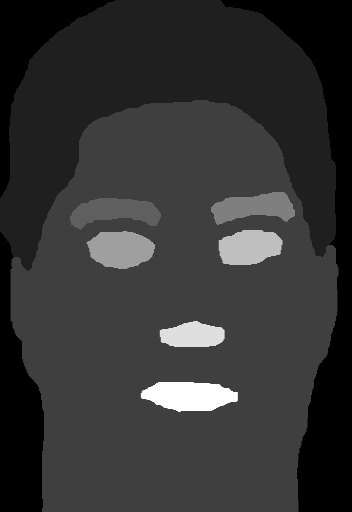
#> input picture Datasets/data_face_simple/Labels/13.png, 352 x 512 px; its folder holds 3 pictures in this run
$ python Knowledges_create.py
#> lines starting #> are read from the running program, lines starting #| are printed output that depends on the picture; after the words box and inside, x2 and y2 are one past the last pixel; in counts of white or black regions, pixels touching at a corner belong together
import os
import cv2
import numpy as np
import math
from matplotlib import pyplot as plt
from skimage.measure import regionprops, label
from scipy.ndimage.morphology import distance_transform_edt, distance_transform_cdt, distance_transform_bf

"""
Distance
"""

def distances_knowledge(RGB_dir, SEG_dir, nb_classes, save_file_path, delimiter=","):
#> called with RGB_dir = './Datasets/data_face_simple/RGB', SEG_dir = './Datasets/data_face_simple/Labels', nb_classes = 9, save_file_path = 'face_elements_distances.csv', delimiter = ','
    list_images = os.listdir(RGB_dir)

    adjacence = np.zeros((nb_classes, nb_classes))

    for image_name in list_images:

        image_path = os.path.join(y_test_dir, image_name)
        image = cv2.imread(image_path)
#> image is the input picture: shape (512, 352, 3); min 0, max 8, mean 1.63
        image = cv2.cvtColor(image, cv2.COLOR_BGR2GRAY)
#> image: shape (512, 352)

        temp = define_elements_distances(image)

        for i in range(0, nb_classes):
            for j in range(0, nb_classes):
                if i != j:
                    adjacence[i][j] += temp[i][j]

    for i in range(0, nb_classes):
        for j in range(0, nb_classes):
            if i != j:
                    adjacence[i][j] = adjacence[i][j] / len(list_images)

    np.savetxt(save_file_path, adjacence, delimiter=delimiter)

def define_elements_distances(image):

    x, y = image.shape
#> x = 512; y = 352

    # Nombre de pixel appartennant à une classe
    size = {}

    # Somme des coordonées de pixels (x, y) de chaque classe
    x_dict = {}
    y_dict = {}

    # On navigue sur l'ensemble des pixels de l'image, et on renseigne les informations de tailles et de coordonées
    for i in range(0, x):
        for j in range(0, y):
            value = image[i][j]
            if value in size:
                size[value] += 1
                x_dict[value] += i
                y_dict[value] += j
            else:
                size[value] = 1
                x_dict[value] = i
                y_dict[value] = j
#> after the loop, size = 9 items; x_dict = 9 items; y_dict = 9 items

    # Pour chaque classe, on obtient le barycentre moyen
    for key in size.keys():
        nb_elements = size[key]
        x_dict[key] = x_dict[key] / nb_elements
        y_dict[key] = y_dict[key] / nb_elements
#> this loop made 9 passes
#> nb_elements on passes 1, 2, 3, 4, 6, 8, 9: 31104, 42189, 96014, 1797, 1767, 1302, 2149
#> (key, nb_elements) on passes 5, 7: (3, 1929), (5, 1973)

    nb_classes = len(size.keys())
#> nb_classes = 9
    adjacence = np.zeros((nb_classes, nb_classes))

    for i in range(0, nb_classes):
        for j in range(0, nb_classes):
            if i != j:
                adjacence[i][j] = get_distances_face_elements_metrics(x_dict[i], x_dict[j], y_dict[i], y_dict[j])

    return adjacence

def get_distances_face_elements_metrics(x1, x2, y1, y2):
    val = math.pow(x1-x2, 2) + math.pow(y1-y2, 2)
    distance = math.sqrt(val)
    return distance

"""
Transform distance
"""

def transform_distances_knowledge(RGB_dir, SEG_dir, nb_classes, save_file_path, delimiter=","):
#> called with RGB_dir = './Datasets/data_face_simple/RGB', SEG_dir = './Datasets/data_face_simple/Labels', nb_classes = 9, save_file_path = 'face_elements_transform_distances.csv', delimiter = ','
    list_images = os.listdir(RGB_dir)

    adjacence = np.zeros((nb_classes, nb_classes))

    for image_name in list_images:

        image_path = os.path.join(y_test_dir, image_name)
        image = cv2.imread(image_path)
        image = cv2.cvtColor(image, cv2.COLOR_BGR2GRAY)

        labelled = label(image, neighbors=8)
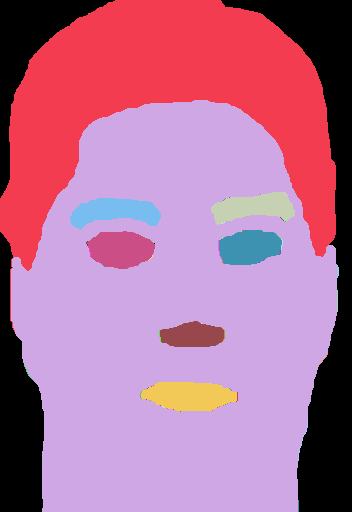
#> labelled: shape (512, 352) int64; 115 distinct labels, from 0 to 114; one colour per label, 0 black

        temp = define_elements_transform_distances(image, labelled, nb_classes)

        for i in range(0, nb_classes):
            for j in range(0, nb_classes):
                if i != j:
                    adjacence[i][j] += temp[i][j]

    for i in range(0, nb_classes):
        for j in range(0, nb_classes):
            if i != j:
                    adjacence[i][j] = adjacence[i][j] / len(list_images)

    np.savetxt(save_file_path, adjacence, delimiter=delimiter)

def define_elements_transform_distances(image, labelled, nb_classes):

#> called with nb_classes = 9
    regions = regionprops(labelled, image)
#> regions = 114 regions; largest, box (x1, y1, x2, y2) and area: (11, 100, 338, 512) 96014, (0, 0, 336, 332) 42069, (141, 382, 237, 412) 2149, (87, 231, 155, 269) 1931, (70, 198, 161, 230) 1827

    image_2 = erase_artefacts_region(image, regions)

    Am = np.zeros((nb_classes, nb_classes))

    for i in range(1, nb_classes + 1):

        mask = np.where(image_2 == i, 0, 1)
        dist = distance_transform_edt(mask)

        for j in range(1, nb_classes + 1):

            if j != i and Am[i-1][j-1] == 0 and Am[j-1][i-1] == 0:

                second_mask = np.where(image_2 == j, 1, 0)
                res = second_mask * dist

                Am[i-1][j-1] = Am[j-1][i-1] = np.min(res[np.nonzero(res)])

    return Am

def erase_artefacts_region(image_label, regions):

    x,y = image_label.shape
#> x = 512; y = 352

    mapping = {}

    for region in regions:
        #coord = region.coords[0]
        #value = image_label[coord[0], coord[1]]

        value = region.min_intensity

        if value in mapping.keys():
            if mapping[value].area < region.area:
                mapping[value] = region
        else:
            mapping[value] = region
#> this loop made 114 passes
#> value on passes 1 to 12: 1, 2, 4, 3, 3, 3, 3, 3, 3, 3, 3, 3
#> after the loop, mapping = 8 items


    temp = np.zeros((x, y), np.uint8)

    for i in range(0, x):
        for j in range(0, y):
            if image_label[i][j] == 0:
                temp[i][j] = 1
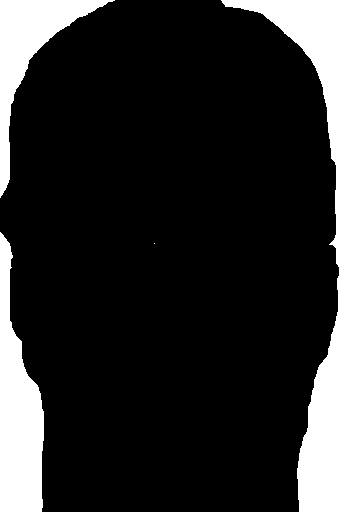
#> temp: shape (512, 352); values 0 (black) and 1 (white), 17.3% white; 4 white regions (1 under 20 px), largest, box (x1, y1, x2, y2) and area: (221, 0, 352, 512) 17744, (0, 232, 44, 512) 7667, (0, 0, 115, 198) 5692

    for key in mapping.keys():
        for coords in mapping[key].coords:
            x = coords[0]
            y = coords[1]

            temp[x][y] = key + 1
#> this loop made 8 passes
#> key on passes 3, 5: 4, 6
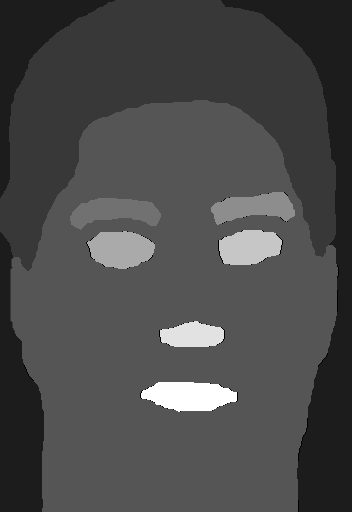
#> temp: shape (512, 352); min 0, max 9, mean 2.62; drawn with min black and max white

    return temp


DATA_DIR = './Datasets/data_face_simple'
nb_classes = 9

x_test_dir = os.path.join(DATA_DIR, 'RGB')
y_test_dir = os.path.join(DATA_DIR, 'Labels')

distances_knowledge(x_test_dir, y_test_dir, nb_classes, "face_elements_distances.csv", ",")

transform_distances_knowledge(x_test_dir, y_test_dir, nb_classes, "face_elements_transform_distances.csv", ",")
#> the loop in define_elements_transform_distances, `for i in range(1, nb_classes + 1): ` made 9 passes
#> pass 1, in define_elements_transform_distances, `dist = distance_transform_edt(mask)`:
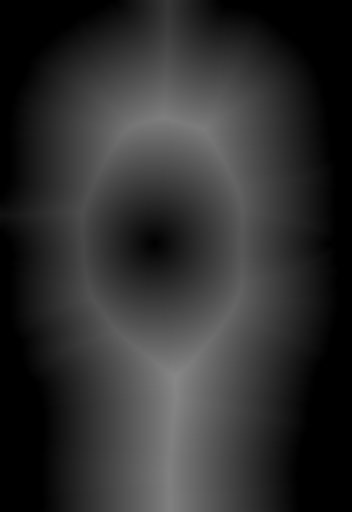
#> dist: shape (512, 352) float64; min 0, max 135.8, mean 47.3
#> pass 2, in define_elements_transform_distances, `dist = distance_transform_edt(mask)`:
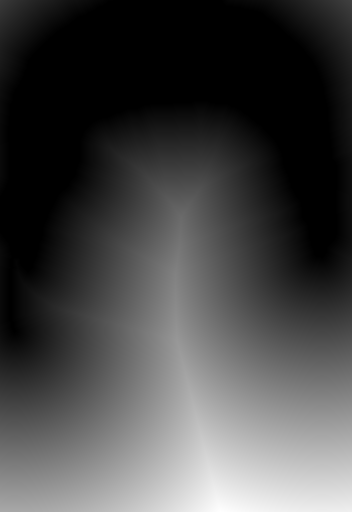
#> dist: shape (512, 352) float64; min 0, max 273.4, mean 74.6; drawn with min black and max white
#> after the loop in define_elements_transform_distances, `for i in range(1, nb_classes + 1):`:
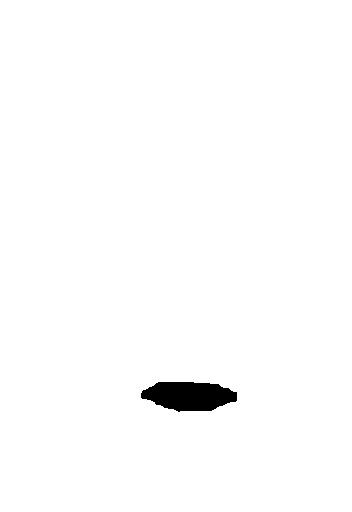
#> mask: shape (512, 352) int64; values 0 (black) and 1 (white), 98.8% white; 1 black region, box (x1, y1, x2, y2) and area: (141, 382, 237, 412) 2149
#> after the loop in define_elements_transform_distances, `for i in range(1, nb_classes + 1):`:
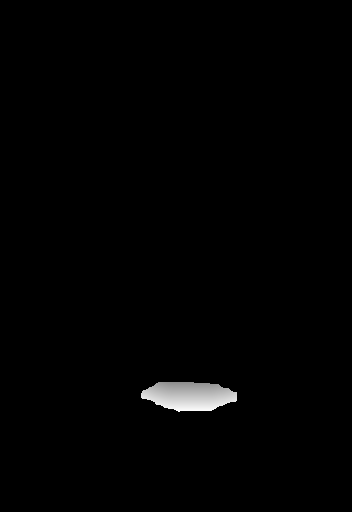
#> res: shape (512, 352) float64; min 0, max 65, mean 0.6; drawn with min black and max white
